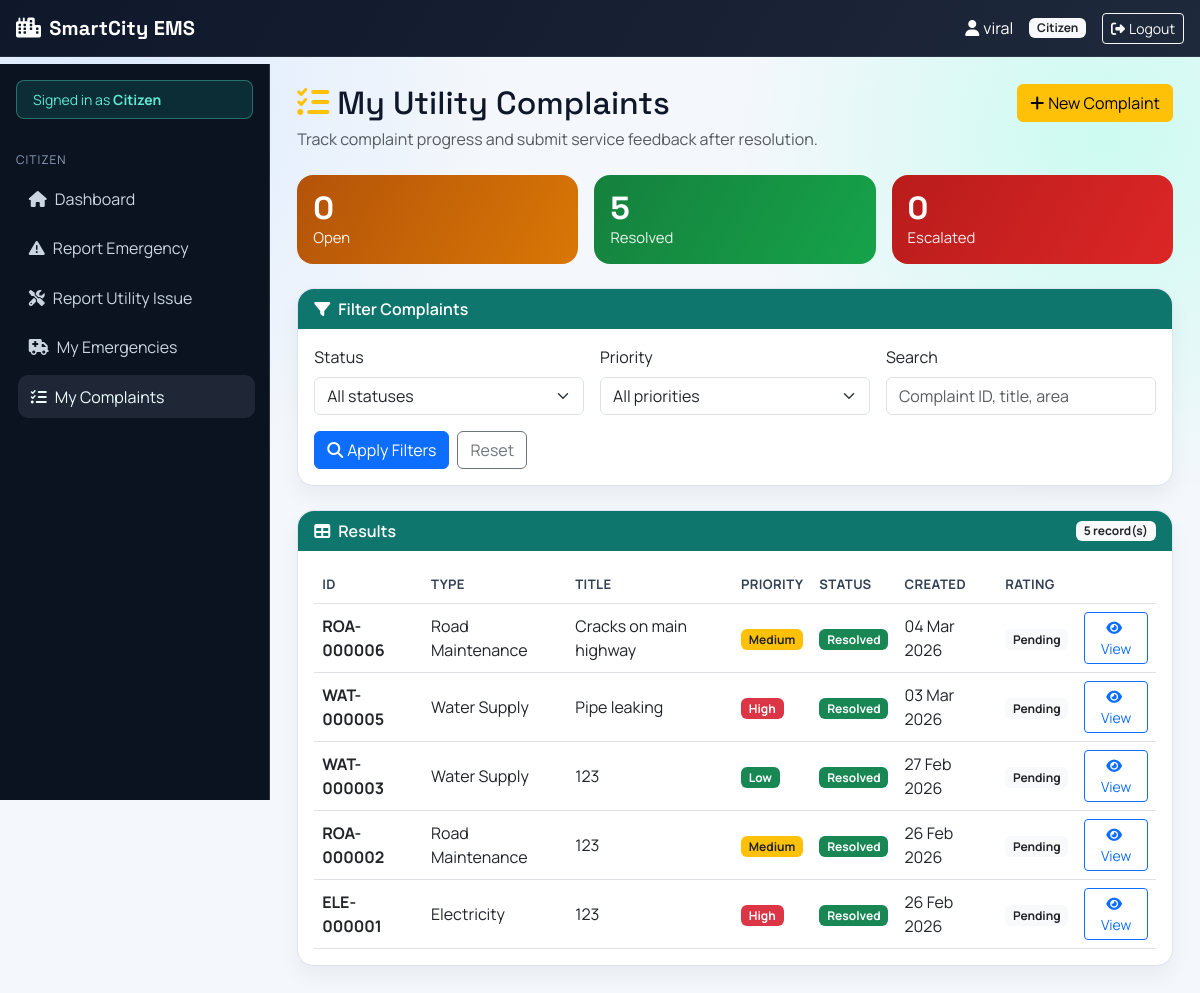
The app's page /utilities/my-complaints/ (signed in), older data.
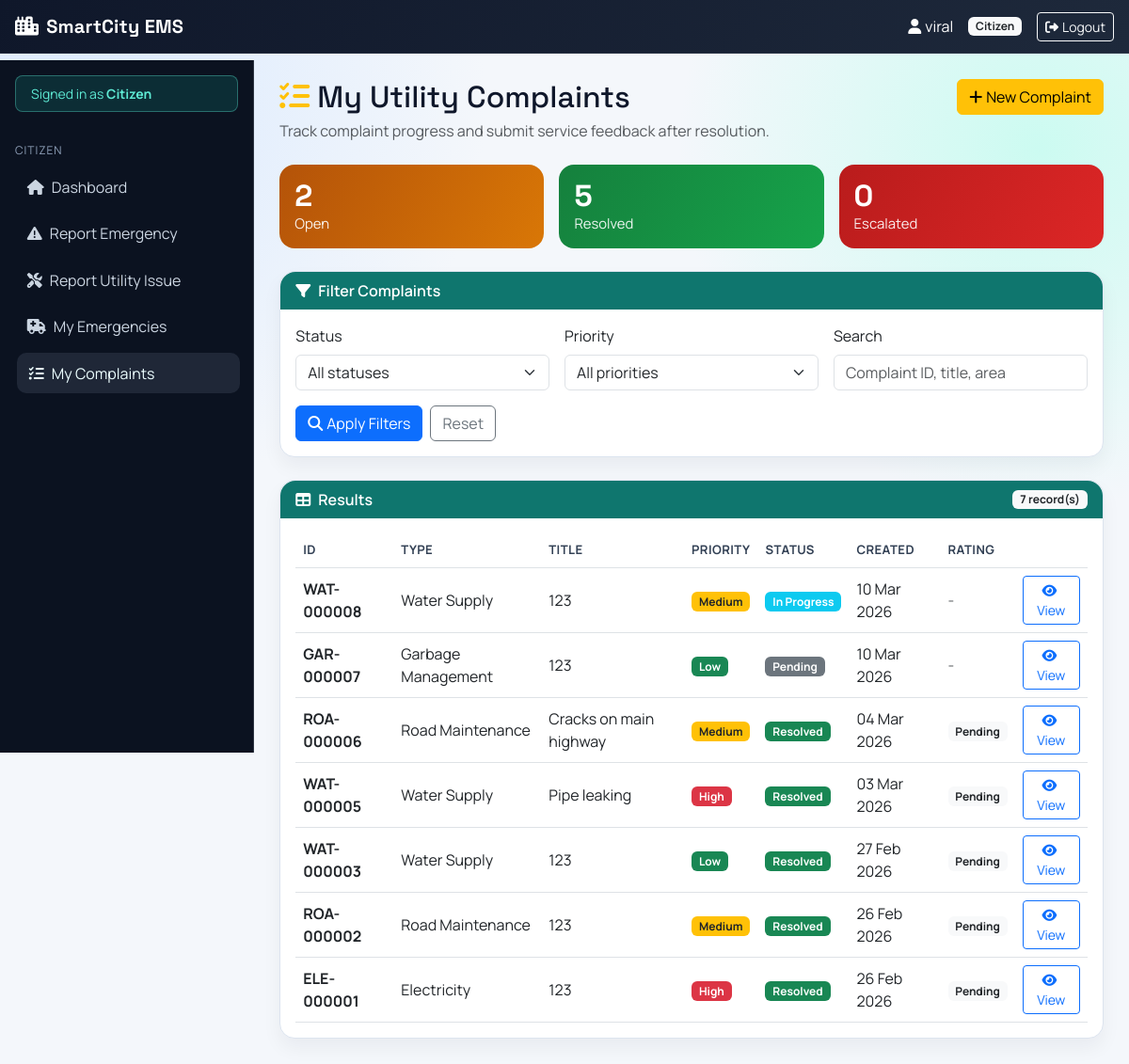
The same page, newer data.
### utilities/models.py (models this page shows, shortened)
class Complaint(models.Model):
    citizen = models.ForeignKey(
        User,
        on_delete=models.CASCADE,
        related_name='complaints'
    )
    STATUS_CHOICES = [
        ('pending', 'Pending'),
        ('assigned', 'Assigned'),
        ('in_progress', 'In Progress'),
        ('resolved', 'Resolved'),
        ('escalated', 'Escalated'),
        ('rejected', 'Rejected'),
    ]
    PRIORITY_CHOICES = [
        ('high', 'High'),
        ('medium', 'Medium'),
        ('low', 'Low'),
    ]
    citizen = models.ForeignKey(User, on_delete=models.CASCADE, related_name='complaints')
    utility_type = models.ForeignKey(UtilityType, on_delete=models.PROTECT)
    complaint_id = models.CharField(max_length=20, unique=True, editable=False)
    title = models.CharField(max_length=200)
    description = models.TextField()
    priority = models.CharField(max_length=20, choices=PRIORITY_CHOICES, default='medium')
    status = models.CharField(max_length=20, choices=STATUS_CHOICES, default='pending')
    location_lat = models.DecimalField(max_digits=9, decimal_places=6, null=True, blank=True)
    location_lng = models.DecimalField(max_digits=9, decimal_places=6, null=True, blank=True)
    address = models.TextField()
    landmark = models.CharField(max_length=200, blank=True)
    assigned_officer = models.ForeignKey(
        User,
        on_delete=models.SET_NULL,
        null=True,
        blank=True,
        related_name='assigned_complaints',
        limit_choices_to={'role': 'utility_officer'}
    )
    created_at = models.DateTimeField(auto_now_add=True)
    updated_at = models.DateTimeField(auto_now=True)
    assigned_at = models.DateTimeField(null=True, blank=True)
    resolved_at = models.DateTimeField(null=True, blank=True)
    escalated_at = models.DateTimeField(null=True, blank=True)
    resolution_notes = models.TextField(blank=True)
    satisfaction_rating = models.IntegerField(
        null=True,
        blank=True,
        choices=[(i, i) for i in range(1, 6)],
        help_text="Rate 1-5 after resolution"
    )

class UtilityType(models.Model):
    name = models.CharField(max_length=100)
    description = models.TextField()
    department = models.CharField(max_length=100)
    icon = models.CharField(max_length=50, default='wrench')

### utilities/views.py (the view, shortened to what this page needs)
# urls.py: path('my-complaints/', views.my_complaints, name='my_complaints'),
@login_required
def my_complaints(request):
    if request.user.role != 'citizen':
        messages.error(request, 'Access denied.')
        return redirect('dashboard:dashboard')
    base_queryset = Complaint.objects.filter(citizen=request.user).select_related('utility_type')
    complaints_queryset = base_queryset.order_by('-created_at')
    selected_status = request.GET.get('status', '').strip()
    selected_priority = request.GET.get('priority', '').strip()
    search_query = request.GET.get('q', '').strip()
    valid_statuses = {choice[0] for choice in Complaint.STATUS_CHOICES}
    valid_priorities = {choice[0] for choice in Complaint.PRIORITY_CHOICES}
    if selected_status in valid_statuses:
        complaints_queryset = complaints_queryset.filter(status=selected_status)
    else:
        selected_status = ''
    if selected_priority in valid_priorities:
        complaints_queryset = complaints_queryset.filter(priority=selected_priority)
    else:
        selected_priority = ''
    open_count = base_queryset.filter(status__in=['pending', 'assigned', 'in_progress', 'escalated']).count()
    resolved_count = base_queryset.filter(status='resolved').count()
    escalated_count = base_queryset.filter(status='escalated').count()
    return render(
        request,
        'utilities/my_complaints.html',
        {
            'complaints': complaints_queryset,
            'status_options': Complaint.STATUS_CHOICES,
            'priority_options': Complaint.PRIORITY_CHOICES,
            'selected_status': selected_status,
            'selected_priority': selected_priority,
            'search_query': search_query,
            'total_results': complaints_queryset.count(),
            'open_count': open_count,
            'resolved_count': resolved_count,
            'escalated_count': escalated_count,
        },
    )

### templates/utilities/my_complaints.html (shortened to what the changed rows need)
{% extends 'dashboard/base_dashboard.html' %}
{% block dashboard_content %}
<div class="d-flex flex-wrap justify-content-between align-items-start mb-4 gap-2">
  <div>
    <h2 class="mb-1"><i class="fas fa-list-check me-2 text-warning"></i>My Utility Complaints</h2>
  </div>
</div>
<div class="row g-3 mb-4">
  <div class="col-sm-4">
    <div class="stat-card warning h-100">
      <div class="stat-number">{{ open_count }}</div>
      <div class="stat-label">Open</div>
    </div>
  </div>
</div>
<div class="card">
  <div class="card-header d-flex justify-content-between align-items-center">
    <span><i class="fas fa-table me-2"></i>Results</span>
    <span class="badge bg-light text-dark">{{ total_results }} record(s)</span>
  </div>
  <div class="card-body">
    {% if complaints %}
    <div class="table-responsive">
      <table class="table table-hover align-middle mb-0">
        <thead>
          <tr>
            <th>ID</th>
            <th>Type</th>
            <th>Title</th>
            <th>Priority</th>
            <th>Status</th>
            <th>Created</th>
            <th>Rating</th>
            <th></th>
          </tr>
        </thead>
        <tbody>
          {% for comp in complaints %}
          <tr>
            <td><strong>{{ comp.complaint_id }}</strong></td>
            <td>{{ comp.utility_type.name }}</td>
            <td>{{ comp.title|truncatewords:6 }}</td>
            <td>
              {% if comp.priority == 'high' %}<span class="badge bg-danger">High</span>{% endif %}
              {% if comp.priority == 'medium' %}<span class="badge bg-warning text-dark">Medium</span>{% endif %}
              {% if comp.priority == 'low' %}<span class="badge bg-success">Low</span>{% endif %}
            </td>
            <td>
              {% if comp.status == 'pending' %}<span class="badge bg-secondary">Pending</span>{% endif %}
              {% if comp.status == 'in_progress' %}<span class="badge bg-info">In Progress</span>{% endif %}
              {% if comp.status == 'resolved' %}<span class="badge bg-success">Resolved</span>{% endif %}
            </td>
            <td>{{ comp.created_at|date:"d M Y" }}</td>
            <td>
              {% if comp.satisfaction_rating %}
              <span class="badge bg-success">{{ comp.satisfaction_rating }}/5</span>
              {% elif comp.status == 'resolved' %}
              <span class="badge bg-light text-dark">Pending</span>
              {% else %}
              <span class="text-muted">-</span>
              {% endif %}
            </td>
            <td>
              <a href="{% url 'utilities:detail' comp.complaint_id %}" class="btn btn-sm btn-outline-primary">
                <i class="fas fa-eye me-1"></i>View
              </a>
            </td>
          </tr>
          {% endfor %}
        </tbody>
      </table>
    </div>
    {% else %}
    <p class="text-muted mb-0">No complaints match the selected filters.</p>
    {% endif %}
  </div>
</div>
{% endblock %}

Row changes from the older to the newer data that the page shows:
added Complaint: complaint_id "WAT-000008", utility_type.name "Water Supply", title "123", priority "Medium", status "In Progress", created_at "10 Mar 2026"
added Complaint: complaint_id "GAR-000007", utility_type.name "Garbage Management", title "123", priority "Low", status "Pending", created_at "10 Mar 2026"
Text that changed along with them:
{{ open_count }}: "0" → "2"
{{ total_results }}: "5" → "7"
